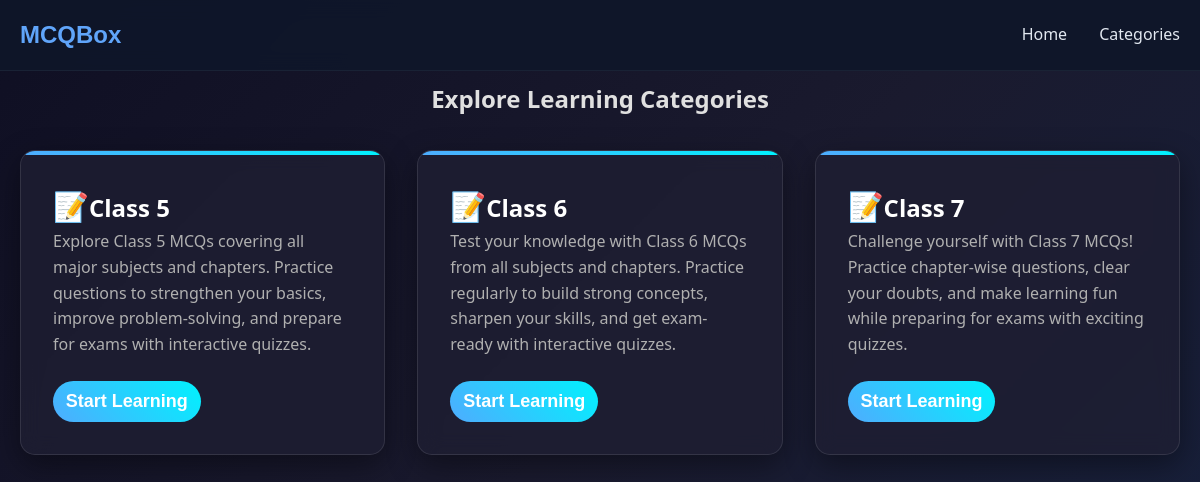
Page /category on the earlier database version.
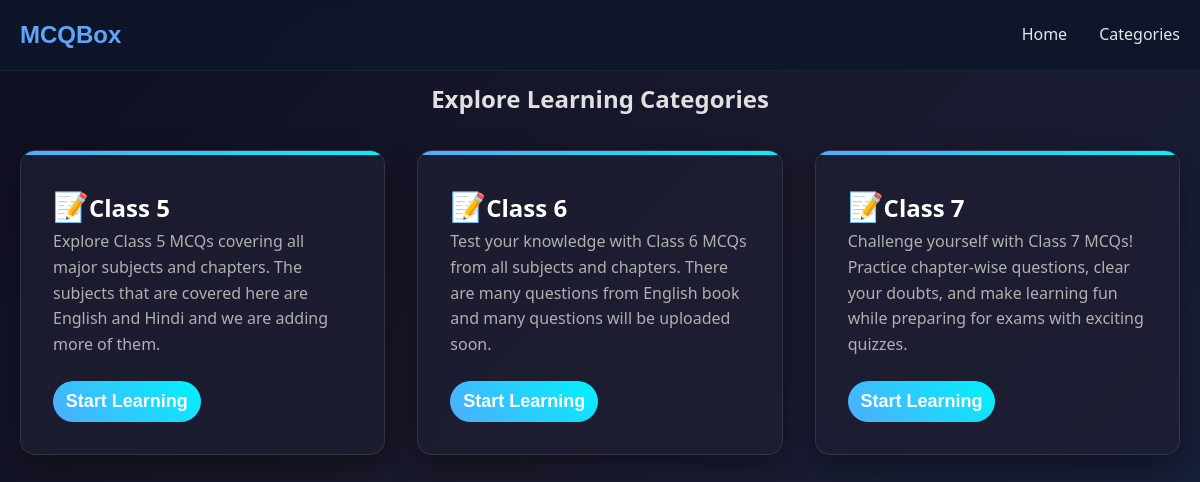
Same page on the later database version.
### mcqbox/model.py (models this page shows, shortened)
class Category(db.Model):
    id = db.Column(db.Integer, primary_key=True)
    name = db.Column(db.String(50), nullable=False, unique=True)
    description = db.Column(db.String(200), nullable=True)
    created_at = db.Column(db.DateTime, server_default=db.func.now())
    updated_at = db.Column(db.DateTime, server_default=db.func.now(), onupdate=db.func.now())

### mcqbox/frontend/route.py (the view)
@app.route("/category")
def category():
    category = Category.query.all()
    return render_template("category.html" , category=category)

### mcqbox/frontend/templates/category.html (shortened to what this page needs)
{% from "micro/nav.html" import nav %}
{% extends "home.html" %}
{% block content %}
{{ nav() }}
<section class="categories" id="categories">
    <div class="container">
        <h1 style="text-align: center; margin: 1rem 0;">Explore Learning Categories</h1>
        <div class="grid">
            {% for cat in category %}
            {%set string = cat.name.replace(" ", "-")%}
            <div class="card">
                <a href="/category/{{string}}">
                    <div>
                        <h2><span class="card-icon">📝</span>{{cat.name |title}}</h2>
                        <p>{{cat.description}}</p>
                        <button class="btn">Start Learning</button>
                    </div>
                </a>
            </div>
            {%endfor%}
        </div>
    </div>
</section>
{% endblock %}

Differences in the rows shown:
changed Category "Class 5": description "…major subjects and chapters. Practice questions to strengthen your basics, improve problem-solving, and prepare for exams with interactive quizzes." → "Explore Class 5 MCQs covering all major subjects and chapters. The subjects that are covered here are English and Hindi and we are adding more of them."
changed Category "Class 6": description "…all subjects and chapters. Practice regularly to build strong concepts, sharpen your skills, and get exam-ready with interactive quizzes." → "Test your knowledge with Class 6 MCQs from all subjects and chapters. There are many questions from English book and many questions will be uploaded soon."
